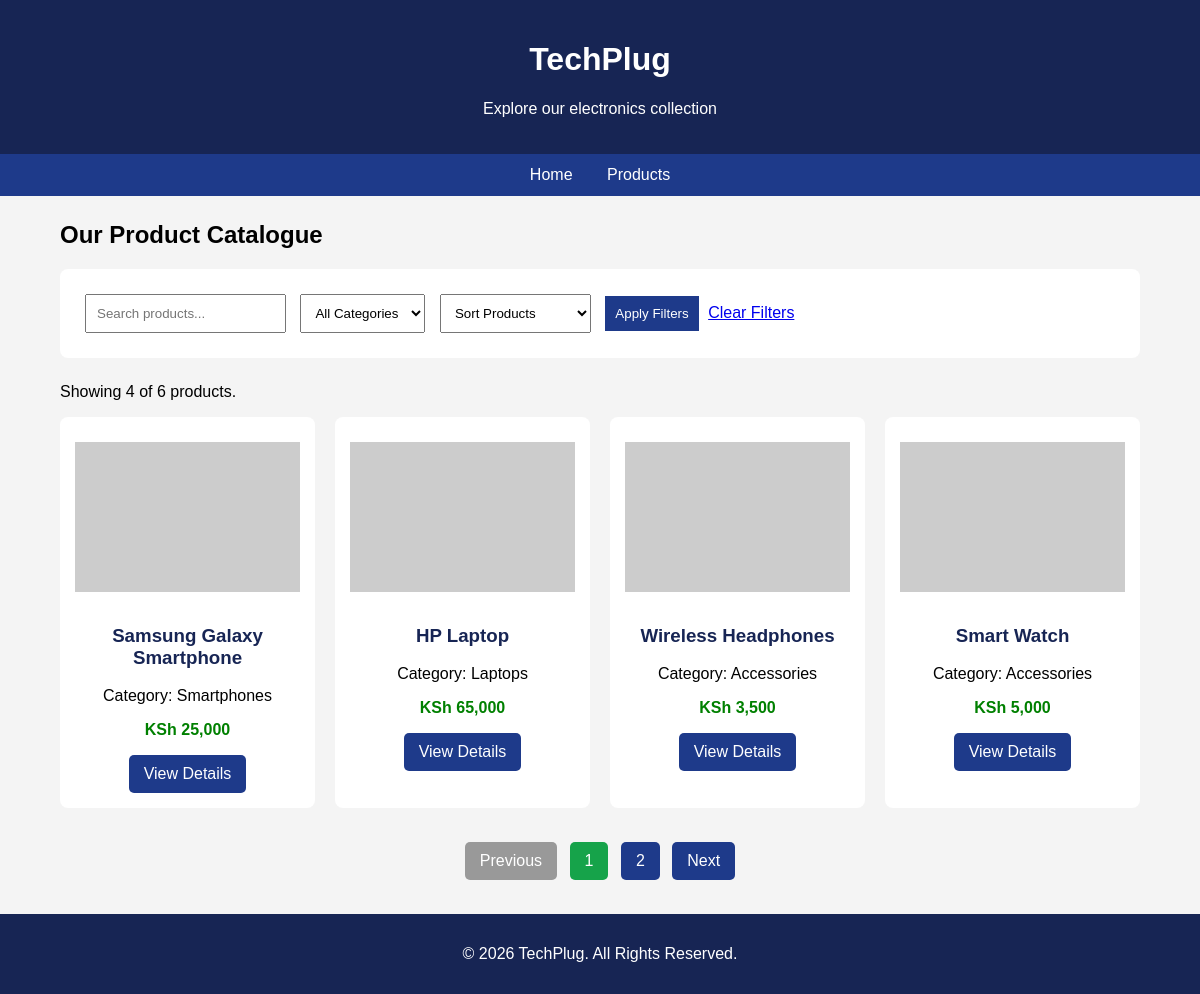
/products.php, run on the app's committed database.
### tables this page shows
CREATE TABLE `products` (
  `id` int(11) NOT NULL,
  `name` varchar(255) NOT NULL,
  `price` decimal(10,2) NOT NULL,
  `category` varchar(100) NOT NULL,
  `description` text DEFAULT NULL,
  `image` varchar(255) DEFAULT NULL
);

### products.php (the view, shortened to what this page needs)
<?php
require_once "db.php";
$search = $_GET['search'] ?? '';
$category = $_GET['category'] ?? '';
$sort = $_GET['sort'] ?? '';
$productsPerPage = 4;
$currentPage = isset($_GET['page']) ? max(1, (int)$_GET['page']) : 1;
$searchTerm = "%" . $search . "%";
$countQuery = "SELECT COUNT(*) AS total FROM products
               WHERE (? = '' OR name LIKE ?)
               AND (? = '' OR category = ?)";
$countStmt = $conn->prepare($countQuery);
$countStmt->bind_param("ssss", $search, $searchTerm, $category, $category);
$countStmt->execute();
$countResult = $countStmt->get_result();
$totalProducts = $countResult->fetch_assoc()['total'];
$totalPages = max(1, ceil($totalProducts / $productsPerPage));
$currentPage = min($currentPage, $totalPages);
$offset = ($currentPage - 1) * $productsPerPage;
$orderBy = "id ASC";
$query = "SELECT * FROM products
          WHERE (? = '' OR name LIKE ?)
          AND (? = '' OR category = ?)
          ORDER BY $orderBy
          LIMIT ? OFFSET ?";
$stmt = $conn->prepare($query);
$stmt->bind_param(
    "ssssii",
    $search,
    $searchTerm,
    $category,
    $category,
    $productsPerPage,
    $offset
);
$stmt->execute();
$result = $stmt->get_result();
?>
<!DOCTYPE html>
<html>
<head>
</head>
<body>
<header>
    <h1>TechPlug</h1>
    <p>Explore our electronics collection</p>
</header>
<nav>
    <a href="index.php">Home</a>
    <a href="products.php">Products</a>
</nav>
<div class="container">
    <h2>Our Product Catalogue</h2>
    <div class="filters">
        <form method="GET" action="products.php">
            <input
                type="text"
                name="search"
                placeholder="Search products..."
                value="<?php echo htmlspecialchars($search); ?>"
            >
            <select name="category">
                <option value="">All Categories</option>
            </select>
            <select name="sort">
                <option value="">Sort Products</option>
            </select>
            <button type="submit">Apply Filters</button>
            <a href="products.php">Clear Filters</a>
        </form>
    </div>
    <p>
        Showing <?php echo $result->num_rows; ?>
        of <?php echo $totalProducts; ?> products.
    </p>
    <div class="product-container">
        <?php if ($result->num_rows > 0): ?>
            <?php while ($product = $result->fetch_assoc()): ?>
                <div class="product-card">
                    <img
                        src="<?php echo htmlspecialchars($product['image']); ?>"
                        alt="<?php echo htmlspecialchars($product['name']); ?>"
                    >
                    <h3>
                        <?php echo htmlspecialchars($product['name']); ?>
                    </h3>
                    <p>
                        Category:
                        <?php echo htmlspecialchars($product['category']); ?>
                    </p>
                    <p class="price">
                        KSh <?php echo number_format($product['price']); ?>
                    </p>
                    <a
                        class="details-button"
                        href="product_details.php?id=<?php echo $product['id']; ?>"
                    >
                        View Details
                    </a>
                </div>
            <?php endwhile; ?>
        <?php else: ?>
            <p>No products found. Try a different search.</p>
        <?php endif; ?>
    </div>
    <?php if ($totalPages > 1): ?>
        <div class="pagination">
            <?php if ($currentPage > 1): ?>
                <a href="?<?php echo http_build_query([
                    'search' => $search,
                    'category' => $category,
                    'sort' => $sort,
                    'page' => $currentPage - 1
                ]); ?>">Previous</a>
            <?php else: ?>
                <span class="disabled">Previous</span>
            <?php endif; ?>
            <?php for ($page = 1; $page <= $totalPages; $page++): ?>
                <?php if ($page == $currentPage): ?>
                    <span class="active"><?php echo $page; ?></span>
                <?php else: ?>
                    <a href="?<?php echo http_build_query([
                        'search' => $search,
                        'category' => $category,
                        'sort' => $sort,
                        'page' => $page
                    ]); ?>">
                        <?php echo $page; ?>
                    </a>
                <?php endif; ?>
            <?php endfor; ?>
            <?php if ($currentPage < $totalPages): ?>
                <a href="?<?php echo http_build_query([
                    'search' => $search,
                    'category' => $category,
                    'sort' => $sort,
                    'page' => $currentPage + 1
                ]); ?>">Next</a>
            <?php else: ?>
                <span class="disabled">Next</span>
            <?php endif; ?>
        </div>
    <?php endif; ?>
</div>
<footer>
    <p>&copy; 2026 TechPlug. All Rights Reserved.</p>
</footer>
</body>
</html>

### products.php (style rules this page uses)
body { font-family: Arial, sans-serif; margin: 0; background: #f4f4f4; }
header { background: #172554; color: white; padding: 20px; text-align: center; }
nav { background: #1e3a8a; padding: 12px; text-align: center; }
nav a { color: white; text-decoration: none; margin: 15px; }
.container { width: 90%; margin: 25px auto; }
.filters { background: white; padding: 20px; margin-bottom: 25px; border-radius: 8px; }
input, select, button { padding: 10px; margin: 5px; }
button { background: #1e3a8a; color: white; border: none; cursor: pointer; }
.product-container { display: grid; grid-template-columns: repeat(auto-fit, minmax(220px, 1fr)); gap: 20px; }
.product-card { background: white; padding: 15px; border-radius: 8px; text-align: center; }
.product-card img { width: 100%; height: 170px; object-fit: contain; }
.product-card h3 { color: #172554; }
.price { color: green; font-weight: bold; }
.details-button { display: inline-block; background: #1e3a8a; color: white; padding: 10px 15px; text-decoration: none; border-radius: 5px; }
.pagination { text-align: center; margin: 30px 0; }
.pagination a, .pagination span { display: inline-block; padding: 10px 15px; margin: 4px; background: #1e3a8a; color: white; text-decoration: none; border-radius: 5px; }
.pagination .active { background: #16a34a; }
.pagination .disabled { background: #999; }
footer { background: #172554; color: white; text-align: center; padding: 15px; margin-top: 30px; }

### data on the page
products: name "Samsung Galaxy Smartphone", category "Smartphones", price "25,000"
products: name "HP Laptop", category "Laptops", price "65,000"
products: name "Wireless Headphones", category "Accessories", price "3,500"
products: name "Smart Watch", category "Accessories", price "5,000"

### other printed values
$result->num_rows "4"
$totalProducts "6"
